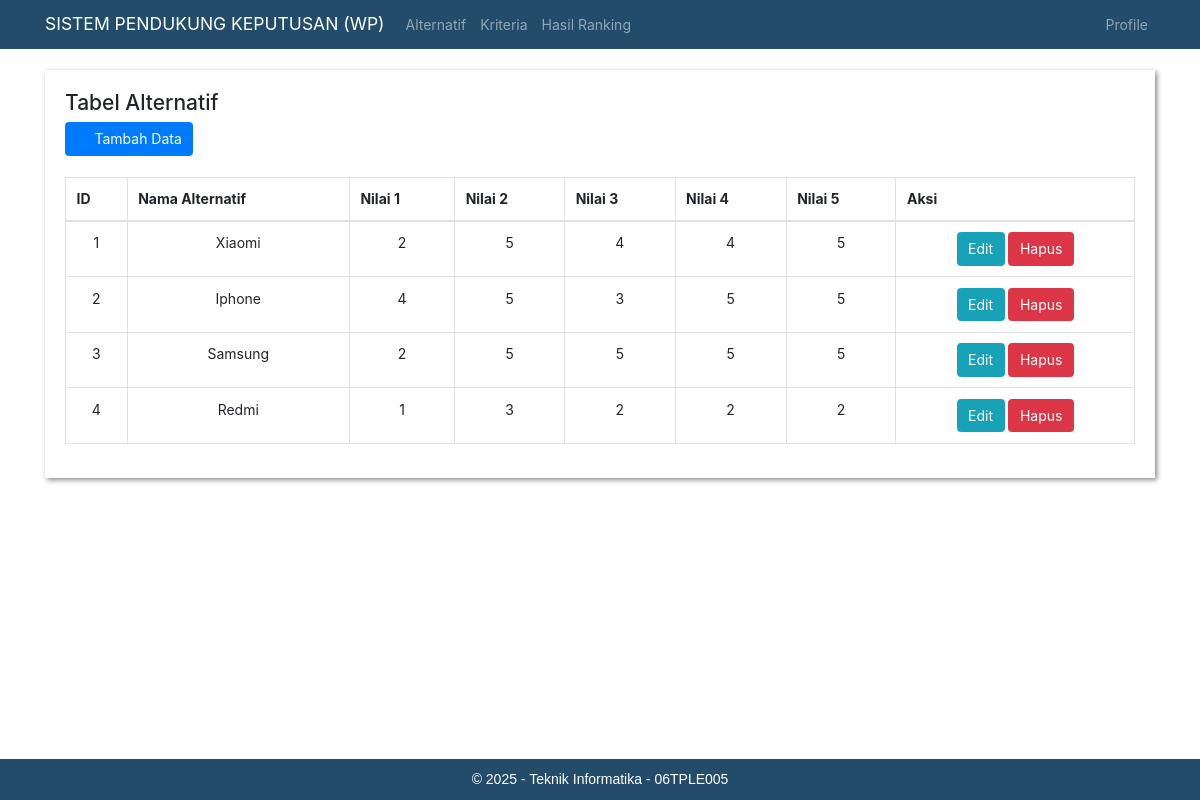
The page /alternatif.php on the database its author committed.
### tables this page shows
CREATE TABLE `alternatives` (
  `id` int(11) NOT NULL,
  `name` varchar(255) NOT NULL,
  `value1` float DEFAULT NULL,
  `value2` float DEFAULT NULL,
  `value3` float DEFAULT NULL,
  `value4` float DEFAULT NULL,
  `value5` float DEFAULT NULL
);

### alternatives.php (called while the page is built, shortened)
<?php
$connection = new mysqli("localhost", "root", "", "spk_kemal");
function getAlternatives()
{
    global $connection;
    $query = "SELECT * FROM alternatives";
    $result = $connection->query($query);
    $alternatives = array();
    while ($row = $result->fetch_assoc()) {
        $alternatives[] = $row;
    }
    return $alternatives;
}

### alternatif.php (the view)
<?php
include 'header.php';
require 'alternatives.php';
$alternatives = getAlternatives();
?>
<div class="panel panel-container" style="padding: 20px; box-shadow: 2px 2px 5px #888888;">
    <h4>Tabel Alternatif</h4>
    <a href="add_alternative.php" class="btn btn-primary"><span class="fa fa-plus"></span>&emsp; Tambah Data</a>
    <br>
    <br>
    <div class="table-responsive">
        <table class="table table-bordered">
            <thead>
                <tr>
                    <th>ID</th>
                    <th>Nama Alternatif</th>
                    <th>Nilai 1</th>
                    <th>Nilai 2</th>
                    <th>Nilai 3</th>
                    <th>Nilai 4</th>
                    <th>Nilai 5</th>
                    <th>Aksi</th>
                </tr>
            </thead>
            <tbody>
                <?php foreach ($alternatives as $alternative) : ?>
                    <tr>
                        <td class="text-center"><?php echo $alternative['id']; ?></td>
                        <td class="text-center"><?php echo $alternative['name']; ?></td>
                        <td class="text-center"><?php echo $alternative['value1']; ?></td>
                        <td class="text-center"><?php echo $alternative['value2']; ?></td>
                        <td class="text-center"><?php echo $alternative['value3']; ?></td>
                        <td class="text-center"><?php echo $alternative['value4']; ?></td>
                        <td class="text-center"><?php echo $alternative['value5']; ?></td>
                        <td class="text-center">
                            <a href="edit_alternative.php?id=<?php echo $alternative['id']; ?> &aksi=ubah" class="btn btn-info"><span class="fa fa-pencil"></span>Edit</a>
                            <a href="delete_alternative.php?id=<?php echo $alternative['id']; ?> &proses=proses-hapus" class="btn btn-danger"><span class="fa fa-trash"></span>Hapus</a>
                        </td>
                    </tr>
                <?php endforeach; ?>
            </tbody>
        </table>
    </div>
</div>
<?php
include 'footer.php';
?>

### header.php (style rules this page uses)
* { font-size: 14px; }
html { position: relative; min-height: 100%; }
body { margin-bottom: 60px; }

### rows shown on the page
alternatives: id "1", name "Xiaomi", value1 "2", value2 "5", value3 "4", value4 "4", value5 "5"
alternatives: id "2", name "Iphone", value1 "4", value2 "5", value3 "3", value4 "5", value5 "5"
alternatives: id "3", name "Samsung", value1 "2", value2 "5", value3 "5", value4 "5", value5 "5"
alternatives: id "4", name "Redmi", value1 "1", value2 "3", value3 "2", value4 "2", value5 "2"
